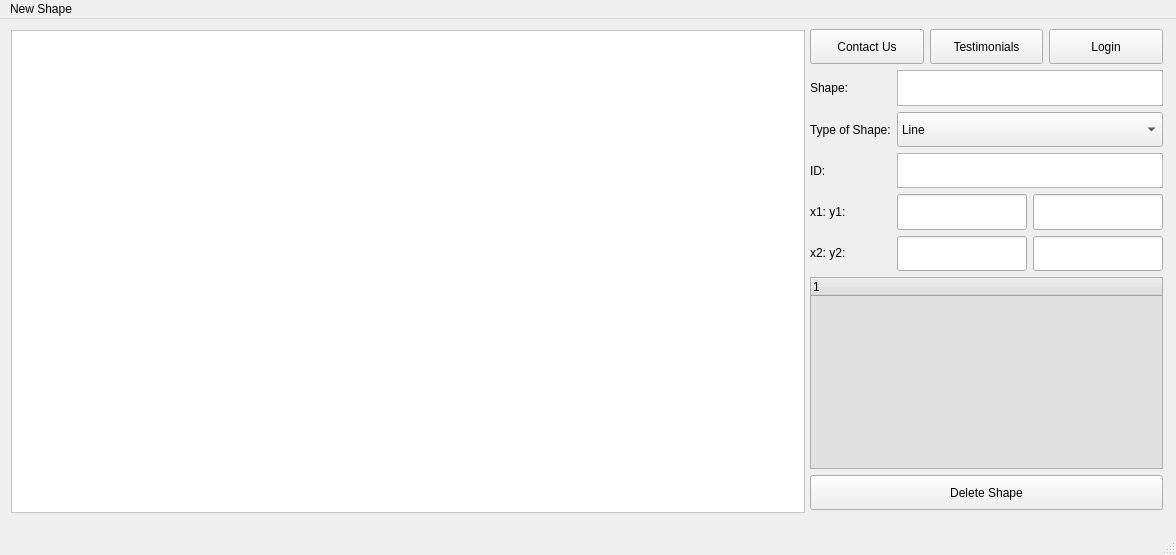
<?xml version="1.0" encoding="UTF-8"?>
<ui version="4.0">
 <class>MainWindow</class>
 <widget class="QMainWindow" name="MainWindow">
  <property name="geometry">
   <rect>
    <x>0</x>
    <y>0</y>
    <width>1176</width>
    <height>555</height>
   </rect>
  </property>
  <property name="sizePolicy">
   <sizepolicy hsizetype="Fixed" vsizetype="Preferred">
    <horstretch>0</horstretch>
    <verstretch>0</verstretch>
   </sizepolicy>
  </property>
  <property name="windowTitle">
   <string>MainWindow</string>
  </property>
  <widget class="QWidget" name="centralwidget">
   <property name="enabled">
    <bool>true</bool>
   </property>
   <widget class="QFrame" name="frame">
    <property name="geometry">
     <rect>
      <x>11</x>
      <y>11</y>
      <width>794</width>
      <height>483</height>
     </rect>
    </property>
    <property name="sizePolicy">
     <sizepolicy hsizetype="Expanding" vsizetype="Preferred">
      <horstretch>0</horstretch>
      <verstretch>0</verstretch>
     </sizepolicy>
    </property>
    <property name="styleSheet">
     <string notr="true">background-color: white;</string>
    </property>
    <property name="frameShape">
     <enum>QFrame::StyledPanel</enum>
    </property>
    <property name="frameShadow">
     <enum>QFrame::Raised</enum>
    </property>
   </widget>
   <widget class="QWidget" name="">
    <property name="geometry">
     <rect>
      <x>810</x>
      <y>10</y>
      <width>353</width>
      <height>481</height>
     </rect>
    </property>
    <layout class="QGridLayout" name="gridLayout_2">
     <item row="2" column="0">
      <widget class="QLabel" name="label">
       <property name="sizePolicy">
        <sizepolicy hsizetype="Preferred" vsizetype="Ignored">
         <horstretch>0</horstretch>
         <verstretch>0</verstretch>
        </sizepolicy>
       </property>
       <property name="text">
        <string>Type of Shape:</string>
       </property>
      </widget>
     </item>
     <item row="5" column="0">
      <widget class="QLabel" name="label_5">
       <property name="sizePolicy">
        <sizepolicy hsizetype="Preferred" vsizetype="Ignored">
         <horstretch>0</horstretch>
         <verstretch>0</verstretch>
        </sizepolicy>
       </property>
       <property name="text">
        <string>x2: y2:</string>
       </property>
      </widget>
     </item>
     <item row="3" column="0">
      <widget class="QLabel" name="label_4">
       <property name="sizePolicy">
        <sizepolicy hsizetype="Fixed" vsizetype="Ignored">
         <horstretch>0</horstretch>
         <verstretch>0</verstretch>
        </sizepolicy>
       </property>
       <property name="text">
        <string>ID:</string>
       </property>
      </widget>
     </item>
     <item row="1" column="0">
      <widget class="QLabel" name="label_10">
       <property name="sizePolicy">
        <sizepolicy hsizetype="Preferred" vsizetype="Ignored">
         <horstretch>0</horstretch>
         <verstretch>0</verstretch>
        </sizepolicy>
       </property>
       <property name="text">
        <string>Shape:</string>
       </property>
      </widget>
     </item>
     <item row="4" column="0">
      <widget class="QLabel" name="label_6">
       <property name="sizePolicy">
        <sizepolicy hsizetype="Preferred" vsizetype="Ignored">
         <horstretch>0</horstretch>
         <verstretch>0</verstretch>
        </sizepolicy>
       </property>
       <property name="text">
        <string>x1: y1:</string>
       </property>
      </widget>
     </item>
     <item row="2" column="1">
      <widget class="QComboBox" name="typeOfShape">
       <property name="sizePolicy">
        <sizepolicy hsizetype="Preferred" vsizetype="Ignored">
         <horstretch>0</horstretch>
         <verstretch>0</verstretch>
        </sizepolicy>
       </property>
       <item>
        <property name="text">
         <string>Line</string>
        </property>
       </item>
       <item>
        <property name="text">
         <string>PolyLine</string>
        </property>
       </item>
       <item>
        <property name="text">
         <string>Polygon</string>
        </property>
       </item>
       <item>
        <property name="text">
         <string>Square</string>
        </property>
       </item>
       <item>
        <property name="text">
         <string>Rectangle</string>
        </property>
       </item>
       <item>
        <property name="text">
         <string>Circle</string>
        </property>
       </item>
       <item>
        <property name="text">
         <string>Text</string>
        </property>
       </item>
      </widget>
     </item>
     <item row="4" column="1" rowspan="2">
      <layout class="QGridLayout" name="gridLayout">
       <item row="0" column="0">
        <widget class="QLineEdit" name="x1">
         <property name="sizePolicy">
          <sizepolicy hsizetype="Preferred" vsizetype="Ignored">
           <horstretch>0</horstretch>
           <verstretch>0</verstretch>
          </sizepolicy>
         </property>
        </widget>
       </item>
       <item row="0" column="1">
        <widget class="QLineEdit" name="x1_2">
         <property name="sizePolicy">
          <sizepolicy hsizetype="Preferred" vsizetype="Ignored">
           <horstretch>0</horstretch>
           <verstretch>0</verstretch>
          </sizepolicy>
         </property>
        </widget>
       </item>
       <item row="1" column="0">
        <widget class="QLineEdit" name="x2">
         <property name="sizePolicy">
          <sizepolicy hsizetype="Preferred" vsizetype="Ignored">
           <horstretch>0</horstretch>
           <verstretch>0</verstretch>
          </sizepolicy>
         </property>
        </widget>
       </item>
       <item row="1" column="1">
        <widget class="QLineEdit" name="x1_3">
         <property name="sizePolicy">
          <sizepolicy hsizetype="Preferred" vsizetype="Ignored">
           <horstretch>0</horstretch>
           <verstretch>0</verstretch>
          </sizepolicy>
         </property>
        </widget>
       </item>
      </layout>
     </item>
     <item row="1" column="1">
      <widget class="QTextBrowser" name="shapeSelected">
       <property name="sizePolicy">
        <sizepolicy hsizetype="Preferred" vsizetype="Ignored">
         <horstretch>0</horstretch>
         <verstretch>0</verstretch>
        </sizepolicy>
       </property>
       <property name="minimumSize">
        <size>
         <width>0</width>
         <height>24</height>
        </size>
       </property>
      </widget>
     </item>
     <item row="3" column="1">
      <widget class="QTextBrowser" name="id">
       <property name="sizePolicy">
        <sizepolicy hsizetype="Preferred" vsizetype="Ignored">
         <horstretch>0</horstretch>
         <verstretch>0</verstretch>
        </sizepolicy>
       </property>
       <property name="minimumSize">
        <size>
         <width>0</width>
         <height>24</height>
        </size>
       </property>
      </widget>
     </item>
     <item row="7" column="0" colspan="2">
      <widget class="QPushButton" name="deleteShapeBut">
       <property name="sizePolicy">
        <sizepolicy hsizetype="Ignored" vsizetype="Preferred">
         <horstretch>0</horstretch>
         <verstretch>0</verstretch>
        </sizepolicy>
       </property>
       <property name="minimumSize">
        <size>
         <width>0</width>
         <height>0</height>
        </size>
       </property>
       <property name="text">
        <string>Delete Shape</string>
       </property>
      </widget>
     </item>
     <item row="6" column="0" colspan="2">
      <widget class="QTreeWidget" name="treeWidget">
       <property name="sizePolicy">
        <sizepolicy hsizetype="Ignored" vsizetype="Preferred">
         <horstretch>0</horstretch>
         <verstretch>0</verstretch>
        </sizepolicy>
       </property>
       <property name="minimumSize">
        <size>
         <width>0</width>
         <height>67</height>
        </size>
       </property>
       <property name="styleSheet">
        <string notr="true">background-color: rgb(225, 225, 225);</string>
       </property>
       <column>
        <property name="text">
         <string notr="true">1</string>
        </property>
       </column>
      </widget>
     </item>
     <item row="0" column="0" colspan="2">
      <layout class="QHBoxLayout" name="horizontalLayout">
       <item>
        <widget class="QPushButton" name="contactButton">
         <property name="sizePolicy">
          <sizepolicy hsizetype="Preferred" vsizetype="Ignored">
           <horstretch>0</horstretch>
           <verstretch>0</verstretch>
          </sizepolicy>
         </property>
         <property name="text">
          <string>Contact Us</string>
         </property>
        </widget>
       </item>
       <item>
        <widget class="QPushButton" name="showTestimonialButton">
         <property name="sizePolicy">
          <sizepolicy hsizetype="Preferred" vsizetype="Ignored">
           <horstretch>0</horstretch>
           <verstretch>0</verstretch>
          </sizepolicy>
         </property>
         <property name="text">
          <string>Testimonials</string>
         </property>
        </widget>
       </item>
       <item>
        <widget class="QPushButton" name="loginBut">
         <property name="sizePolicy">
          <sizepolicy hsizetype="Preferred" vsizetype="Ignored">
           <horstretch>0</horstretch>
           <verstretch>0</verstretch>
          </sizepolicy>
         </property>
         <property name="text">
          <string>Login</string>
         </property>
        </widget>
       </item>
      </layout>
     </item>
    </layout>
   </widget>
  </widget>
  <widget class="QStatusBar" name="statusbar"/>
  <widget class="QMenuBar" name="menubar">
   <property name="geometry">
    <rect>
     <x>0</x>
     <y>0</y>
     <width>1176</width>
     <height>25</height>
    </rect>
   </property>
   <widget class="QMenu" name="menuNewShape">
    <property name="title">
     <string>New Shape</string>
    </property>
    <addaction name="actionLine"/>
    <addaction name="actionPolyLine"/>
    <addaction name="actionCircle"/>
    <addaction name="actionEllipse"/>
    <addaction name="actionRectangle"/>
    <addaction name="actionSquare"/>
    <addaction name="actionText"/>
   </widget>
   <addaction name="menuNewShape"/>
  </widget>
  <action name="actionCircle">
   <property name="text">
    <string>Circle</string>
   </property>
  </action>
  <action name="actionRectangle">
   <property name="text">
    <string>Rectangle</string>
   </property>
  </action>
  <action name="actionLine">
   <property name="text">
    <string>Line</string>
   </property>
  </action>
  <action name="actionPolyLine">
   <property name="text">
    <string>PolyLine</string>
   </property>
  </action>
  <action name="actionEllipse">
   <property name="text">
    <string>Ellipse</string>
   </property>
  </action>
  <action name="actionSquare">
   <property name="text">
    <string>Square</string>
   </property>
  </action>
  <action name="actionText">
   <property name="text">
    <string>Text</string>
   </property>
  </action>
 </widget>
 <resources/>
 <connections/>
</ui>
